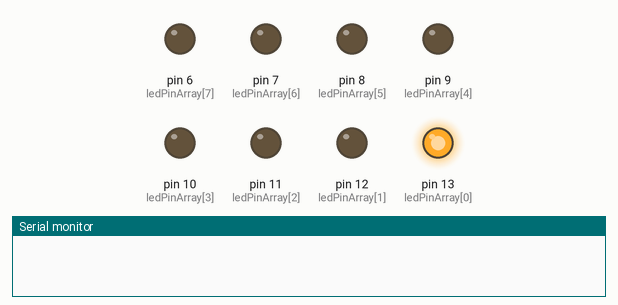
Simulated run of this sketch. Board: Arduino Uno, built with avr-gcc and run on an emulated ATmega328P. Shown: output pins drawn as LEDs (lit = HIGH), the last lines printed to the serial monitor.

Above: at 0.05 s.
At 0.85 s:
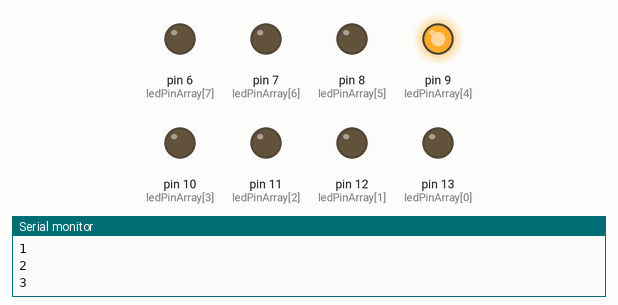
At 1.65 s:
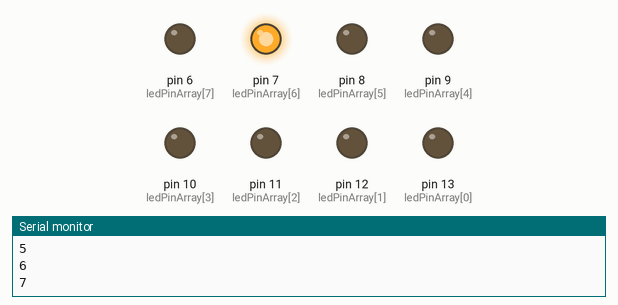
At 3.25 s:
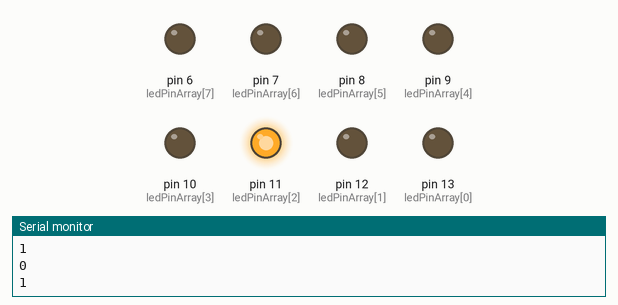
At 4.65 s:
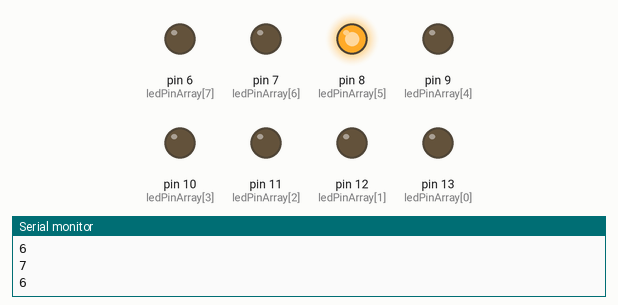
At 6.35 s:
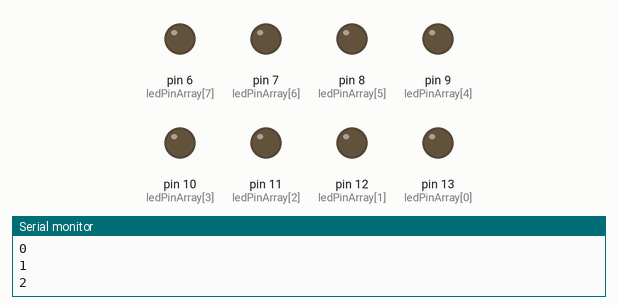
Timing chart, 0 to 6.7 s (numbered marks = the images above):
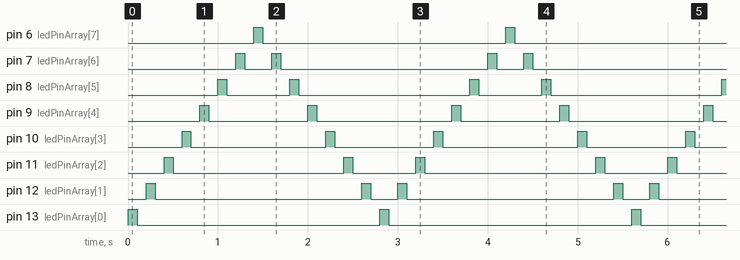

The sketch:

opd2.ino
```cpp
// LED pinnen
const int ledPinArray[] = {13, 12, 11, 10, 9, 8, 7, 6};

void setup() {
  Serial.begin(9600);
  // plaats hier je installatiecode, om eenmaal uit te voeren:
  // pin 13 = eerste 6 = laatste
  for (int pin = 7; pin >= 0; pin--){
    pinMode(ledPinArray[pin], OUTPUT);
  }
}

void loop() {
  // plaats hier je hoofdcode, om herhaaldelijk uit te voeren:
  leftToRight();
  rightToLeft();
}

void blink(int time, int pin){
  digitalWrite(pin, HIGH);
  delay(time);
  digitalWrite(pin, LOW);
  delay(time);
}

void leftToRight(){
  // sizeof retourneert lengte x2, daarom gebruik ik / 2 om de juiste lengte te krijgen.
  // -2 zorgt ervoor dat de eindlamp niet twee keer achter elkaar wordt ingeschakeld voor een extra vloeiend effect.
  for(int i= 0; i <= sizeof(ledPinArray) / 2 - 2; i++){
    blink(100, ledPinArray[i]);
    Serial.println(i);
  }
}

void rightToLeft(){
  for(int i= sizeof(ledPinArray) / 2 - 1; i >= 1; i--){
    blink(100, ledPinArray[i]);
    Serial.println(i);
  }
}

// Gebruikte bron
// https://www.arduino.cc
```

Measured:
- by itself, pin 6 (ledPinArray[7]), pin 13 (ledPinArray[0]): alternates HIGH for 0.10 s and LOW for 2.7 s
- by itself, pin 7 (ledPinArray[6]): repeats every 2.8 s: LOW 0.30 s, HIGH 0.10 s, LOW 2.3 s, HIGH 0.10 s
- by itself, pin 8 (ledPinArray[5]): repeats every 2.8 s: LOW 0.70 s, HIGH 0.10 s, LOW 1.9 s, HIGH 0.10 s
- by itself, pin 9 (ledPinArray[4]): repeats every 2.8 s: LOW 1.1 s, HIGH 0.10 s, LOW 1.5 s, HIGH 0.10 s
- by itself, pin 10 (ledPinArray[3]): repeats every 2.8 s: LOW 1.5 s, HIGH 0.10 s, LOW 1.1 s, HIGH 0.10 s
- by itself, pin 11 (ledPinArray[2]): repeats every 2.8 s: LOW 1.9 s, HIGH 0.10 s, LOW 0.70 s, HIGH 0.10 s
- by itself, pin 12 (ledPinArray[1]): repeats every 2.8 s: LOW 2.3 s, HIGH 0.10 s, LOW 0.30 s, HIGH 0.10 s
